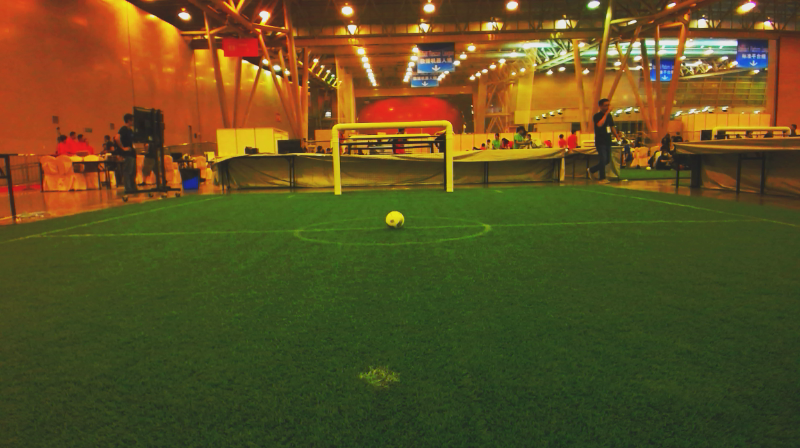
#> input picture data/001-rgb.png, 800 x 448 px, given in place of 001-rgb.png-rgb.png, which was not available
$ python test.py data/001-rgb.png
#> lines starting #> are read from the running program, lines starting #| are printed output that depends on the picture; after the words box and inside, x2 and y2 are one past the last pixel; in counts of white or black regions, pixels touching at a corner belong together; pictures that were not available may be replaced by others from this repository, and a replacement may not be noted
import sys

import cv2
import numpy as np
from matplotlib import pyplot as plt


def test(img):
    """
    Load data/001-rgb.png image then binarize it
    """
#> called with img = 'data/001-rgb.png'
    img = cv2.imread('data/' + img + '-rgb.png')
#> img is the input picture: shape (448, 800, 3); mean B, G, R 33.8, 79.9, 92.6
    gray = cv2.cvtColor(img, cv2.COLOR_BGR2GRAY)
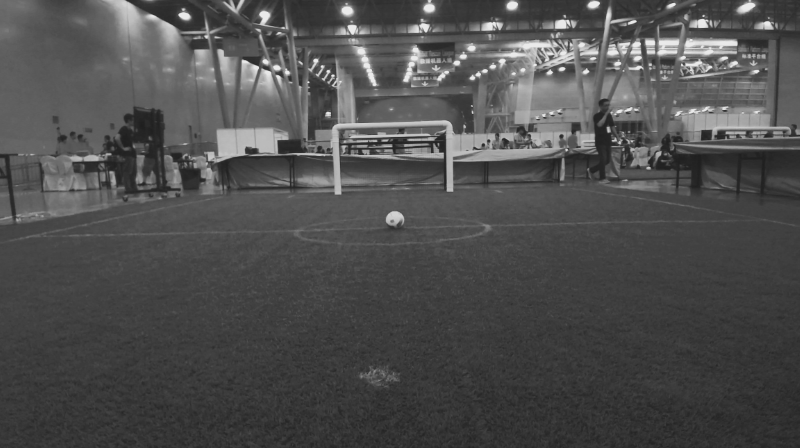
#> gray: shape (448, 800); min 31, max 234, mean 78.5
    ret, thresh = cv2.threshold(gray, 150, 255, cv2.THRESH_BINARY)
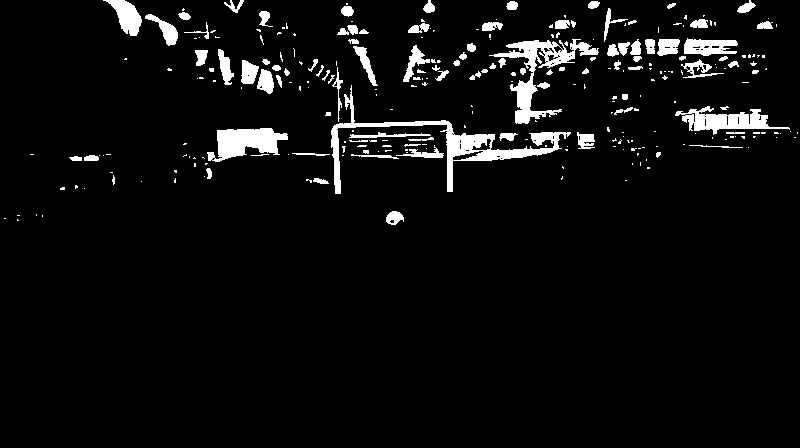
#> thresh: shape (448, 800); 5.3% white; 278 white regions (181 under 20 px), largest, box (x1, y1, x2, y2) and area: (331, 85, 571, 194) 3191, (489, 39, 599, 124) 2222, (207, 128, 288, 162) 1613
    # plt.imshow(thresh, cmap='gray')
    # plt.show()
    return thresh


def median(img):
    """
    Median filter
    """
    img = cv2.medianBlur(img, 5)
    # plt.imshow(img, cmap='gray')
    # plt.show()
    return img


def erode(img):
    """
    Erode image
    """
    kernel = np.ones((2, 2), np.uint8)
    img = cv2.erode(img, kernel, iterations=1)
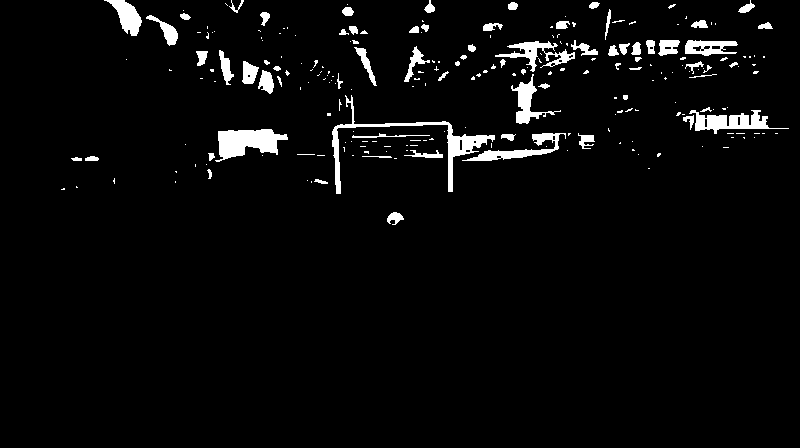
#> img: shape (448, 800); 3.8% white; 232 white regions (161 under 20 px), largest, box (x1, y1, x2, y2) and area: (332, 95, 495, 194) 1678, (215, 129, 288, 162) 1422, (689, 110, 789, 134) 1023
#> in median, `img = cv2.medianBlur(img, 5)`:
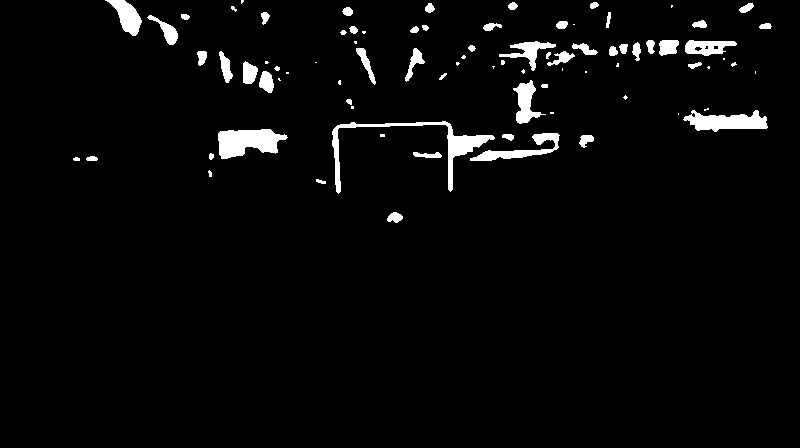
#> img: shape (448, 800); 3.3% white; 83 white regions (28 under 20 px), largest, box (x1, y1, x2, y2) and area: (332, 121, 495, 194) 1611, (218, 129, 288, 159) 1404, (683, 110, 768, 132) 1132
    # plt.imshow(img, cmap='gray')
    # plt.show()
    return img


def dilate(img):
    """
    Dilate image
    """
    kernel = np.ones((2, 2), np.uint8)
    img = cv2.dilate(img, kernel, iterations=1)
    # plt.imshow(img, cmap='gray')
    # plt.show()
    return img


def contours(img):
    """
    Detect vertical lines
    """
    edges = cv2.Canny(img, 100, 200)
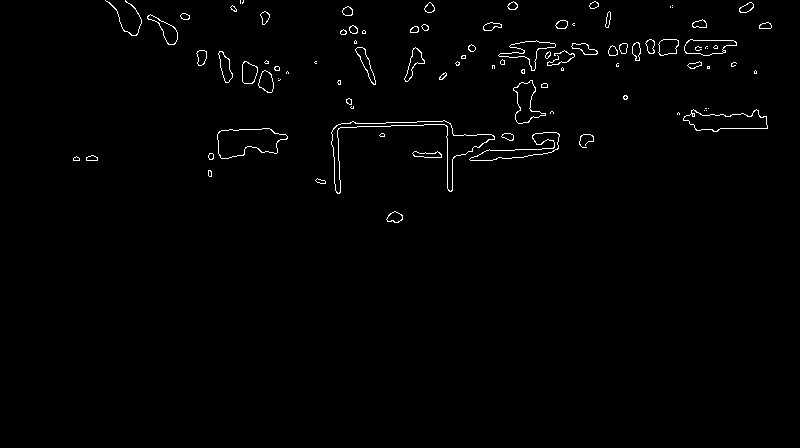
#> edges: shape (448, 800); 1.1% white in thin lines or dots, all inside (x1, y1, x2, y2) = (73, 0, 772, 223)
    return edges


def max_area(num_labels, labels, stats):
    list = []
    for i in range(num_labels):
        list.append(stats[i][4])
    list.sort()
    return list[-2]


def imshow_components(img):
    # Map component labels to hue val
    output = cv2.connectedComponentsWithStats(img)
    num_labels = output[0]
#> num_labels = 93
    labels = output[1]
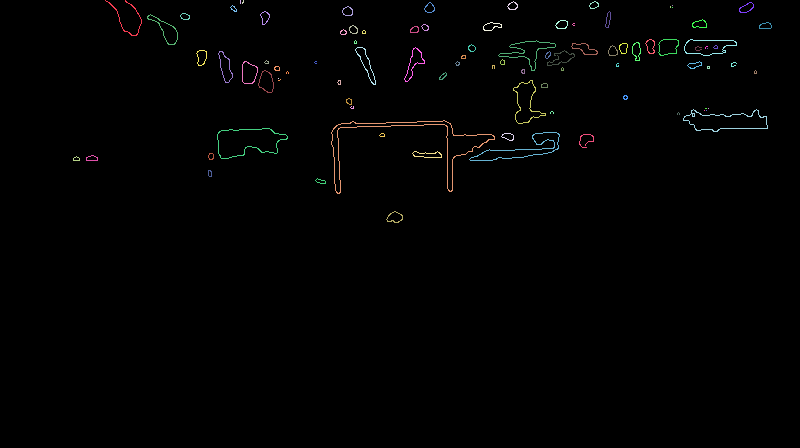
#> labels: shape (448, 800) int32; 93 distinct labels, from 0 to 92; one colour per label, 0 black
    stats = output[2]
#> stats = 93 rows, first 6: [0, 0, 800, 448, 354492], [105, 0, 37, 36, 102], [240, 0, 1, 4, 4], [242, 0, 2, 4, 5], [507, 1, 11, 9, 31], [589, 1, 10, 8, 25]
    area = max_area(num_labels, labels, stats)
#> after the loop in max_area, `for i in range(num_labels):`: list = 93 values, max 354492 at index 0, min 1 at index 9, mean 3853.8
#> area = 578
    print(area)
#| 578
    for label in range(1, num_labels):
        if stats[label][4] == area:
            mask = np.array(labels, dtype=np.uint8)
            mask[labels == label] = 255
            plt.imshow(mask, cmap='gray')
            plt.show()
            return mask
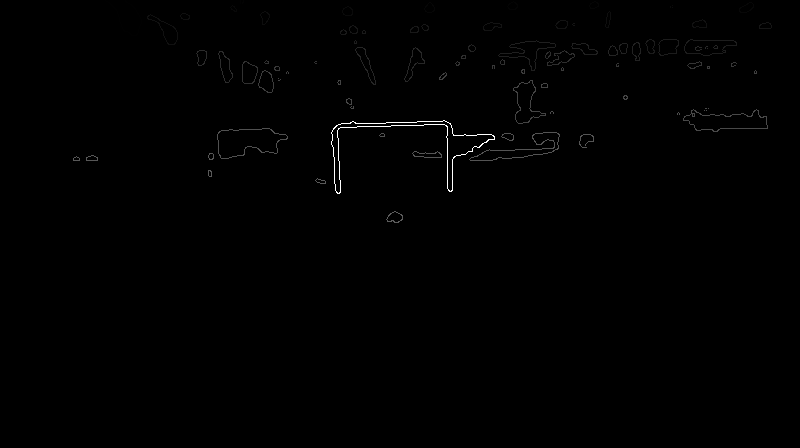
#> mask: shape (448, 800); min 0, max 255, mean 0.9


if __name__ == '__main__':
    img = test(sys.argv[1])
    img = erode(img)
    # img = dilate(img)
    img = median(img)
    img = contours(img)
    img = imshow_components(img)

$ run again, on data/096-rgb.png
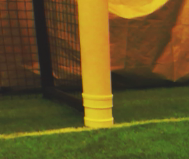
#> input picture data/096-rgb.png, 189 x 159 px, given in place of 096-rgb.png-rgb.png, which was not available
#> in test, img is the input picture: shape (159, 189, 3); mean B, G, R 35.2, 85.7, 101.3
#> in test, `ret, thresh = cv2.threshold(gray, 150, 255, cv2.THRESH_BINARY)`:
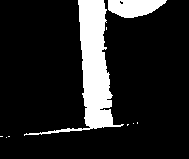
#> thresh: shape (159, 189); 14.1% white; 9 white regions (7 under 20 px), largest, box (x1, y1, x2, y2) and area: (24, 0, 124, 136) 3434, (108, 0, 167, 18) 779
#> edges: shape (159, 189); 1.2% white in thin lines or dots, all inside (x1, y1, x2, y2) = (78, 0, 167, 129)
#> num_labels = 3
#> labels: shape (159, 189) int32; 3 distinct labels, from 0 to 2
#> stats = [[0, 0, 189, 159, 29678], [78, 0, 36, 129, 296], [108, 0, 59, 18, 77]]
#> after the loop in max_area, `for i in range(num_labels):`: list = [29678, 296, 77]
#> area = 296
#| 296
#> after the loop in imshow_components, `for label in range(1, num_labels):`:
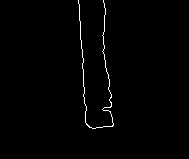
#> mask: shape (159, 189); min 0, max 255, mean 2.5
